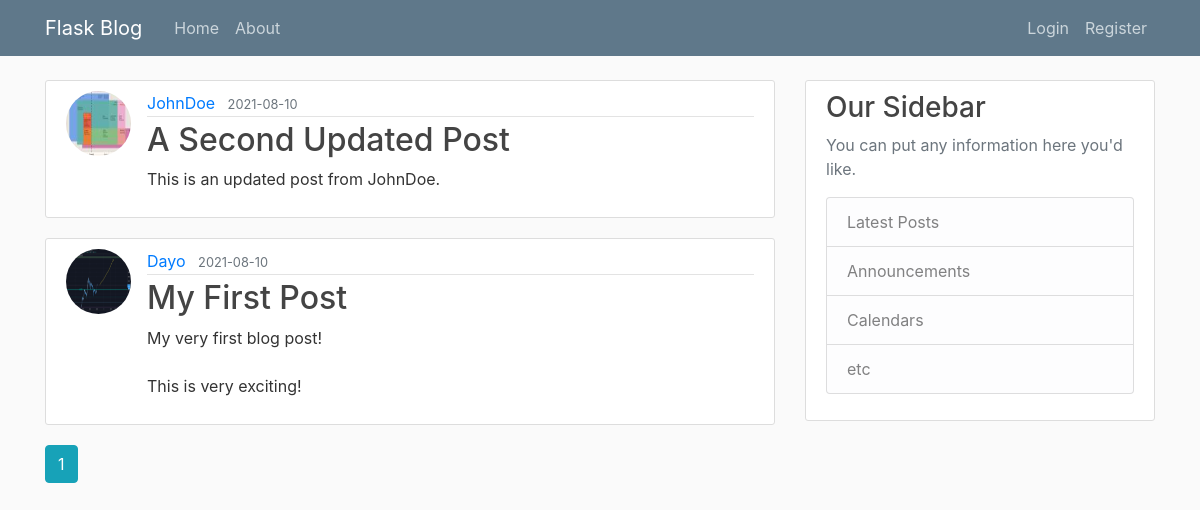
The app's page /home, older data.
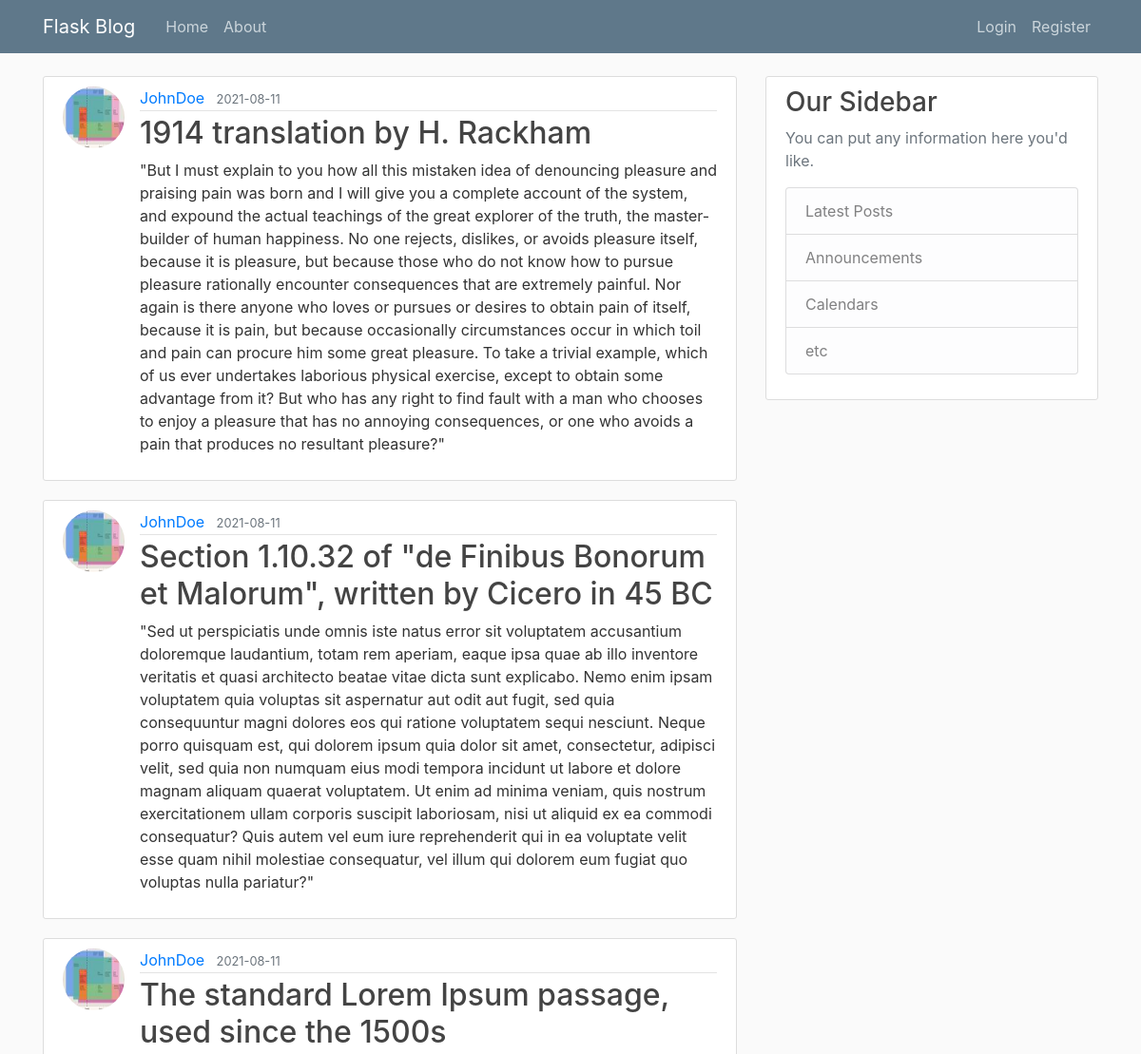
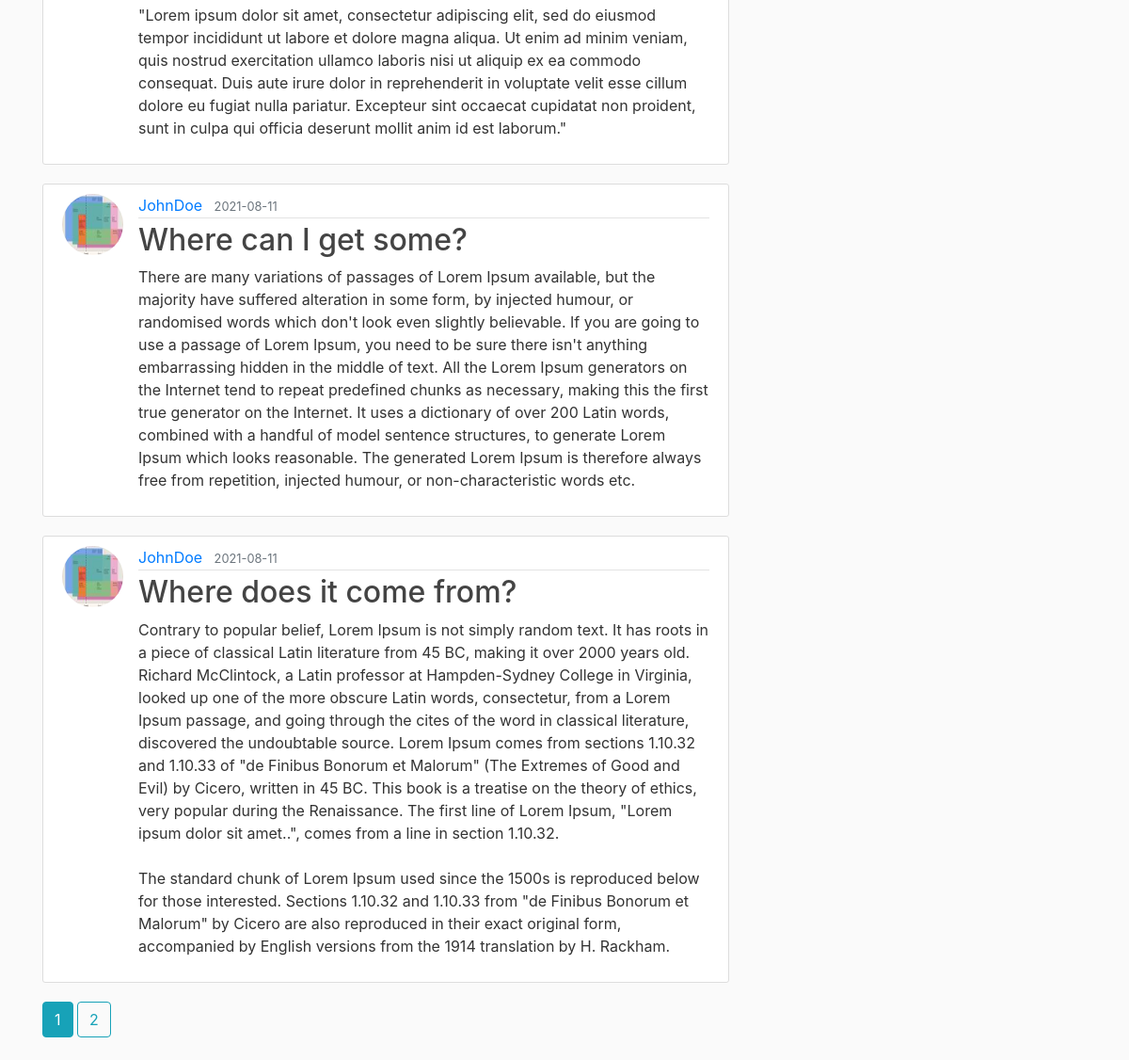
The same page, newer data (2 pictures, top to bottom).
### flaskblog/models.py (models this page shows, shortened)
class Post(db.Model):
    id = db.Column(db.Integer, primary_key=True)
    title = db.Column(db.String(100), nullable=False)
    date_posted = db.Column(db.DateTime, nullable=False, default=datetime.utcnow)
    content = db.Column(db.Text, nullable=False)
    user_id = db.Column(db.Integer, db.ForeignKey('user.id'), nullable=False)

class User(db.Model, UserMixin):
    id = db.Column(db.Integer, primary_key=True)
    username = db.Column(db.String(20), unique=True, nullable=False)
    email = db.Column(db.String(120), unique=True, nullable=False)
    image_file = db.Column(db.String(20), nullable=False, default='default.jpg')
    password = db.Column(db.String(60), nullable=False)
    posts = db.relationship('Post', backref='author', lazy=True)

### flaskblog/main/routes.py (the view)
@main.route("/")
@main.route("/home")
def home():
    page = request.args.get('page', 1, type=int)
    posts = Post.query.order_by(Post.date_posted.desc()).paginate(page=page, per_page=5)
    return render_template("home.html", posts=posts)

### flaskblog/templates/home.html
{% extends "layout.html" %}
{% block content %}
    {% for post in posts.items %}
    <article class="media content-section">
        <img class="rounded-circle article-img" src="{{ url_for('static', filename='profile_pics/' + post.author.image_file) }}">
        <div class="media-body">
            <div class="article-metadata">
                <a href="{{ url_for('users.user_posts', username=post.author.username) }}" class="mr-2">{{ post.author.username }}</a>
                <small class="text-muted">{{ post.date_posted.strftime('%Y-%m-%d') }}</small>
            </div>
            <h2><a href="{{ url_for('posts.post', post_id=post.id) }}" class="article-title">{{ post.title }}</a></h2>
            <p class="article-content">{{ post.content }}</p>
        </div>
    </article>
    {% endfor %}
    {% for page_num in posts.iter_pages(left_edge=1, right_edge=1, left_current=1, right_current=2) %}
        {% if page_num %}
            {% if posts.page == page_num %}
                <a class="btn btn-info mb-4" href="{{ url_for('main.home', page=page_num) }}">{{ page_num }}</a>
            {% else %}
                <a class="btn btn-outline-info mb-4" href="{{ url_for('main.home', page=page_num) }}">{{ page_num }}</a>
            {% endif %}
        {% else %}
            ...
        {% endif %}
    {% endfor %}
{% endblock %}

Row changes from the older to the newer data that the page shows:
no longer on this page (row unchanged): Post: image_file (picture), author.username "JohnDoe", date_posted "2021-08-10", title "A Second Updated Post", content "This is an updated post from JohnDoe."
no longer on this page (row unchanged): Post: image_file (picture), author.username "Dayo", date_posted "2021-08-10", title "My First Post", content "My very first blog post! This is very exciting!"
added Post: image_file (picture), author.username "JohnDoe", date_posted "2021-08-11", title "1914 translation by H. Rackham", content "\"But I must explain to you how all this mistaken idea of denouncing pleasure and praising pain was born and I will give you a complete account of the system, and expound the actual teachings of the great explorer of the truth, the master-builder of human happiness. No one rejects, dislikes, or avoids pleasure itself, because it is pleasure, but because those who do not know how to pursue pleasure rationally encounter consequences that are extremely painful. Nor again is there anyone who loves or pursues or desires to obtain pain of itself, because it is pain, but because occasionally circumstances occur in which toil and pain can procure him some great pleasure. To take a trivial example,…"
added Post: image_file (picture), author.username "JohnDoe", date_posted "2021-08-11", title "Section 1.10.32 of \"de Finibus Bonorum et Malorum\", written by Cicero in 45 BC", content "\"Sed ut perspiciatis unde omnis iste natus error sit voluptatem accusantium doloremque laudantium, totam rem aperiam, eaque ipsa quae ab illo inventore veritatis et quasi architecto beatae vitae dicta sunt explicabo. Nemo enim ipsam voluptatem quia voluptas sit aspernatur aut odit aut fugit, sed quia consequuntur magni dolores eos qui ratione voluptatem sequi nesciunt. Neque porro quisquam est, qui dolorem ipsum quia dolor sit amet, consectetur, adipisci velit, sed quia non numquam eius modi tempora incidunt ut labore et dolore magnam aliquam quaerat voluptatem. Ut enim ad minima veniam, quis nostrum exercitationem ullam corporis suscipit laboriosam, nisi ut aliquid ex ea commodi…"
added Post: image_file (picture), author.username "JohnDoe", date_posted "2021-08-11", title "The standard Lorem Ipsum passage, used since the 1500s", content "\"Lorem ipsum dolor sit amet, consectetur adipiscing elit, sed do eiusmod tempor incididunt ut labore et dolore magna aliqua. Ut enim ad minim veniam, quis nostrud exercitation ullamco laboris nisi ut aliquip ex ea commodo consequat. Duis aute irure dolor in reprehenderit in voluptate velit esse cillum dolore eu fugiat nulla pariatur. Excepteur sint occaecat cupidatat non proident, sunt in culpa qui officia deserunt mollit anim id est laborum.\""
added Post: image_file (picture), author.username "JohnDoe", date_posted "2021-08-11", title "Where can I get some?", content "There are many variations of passages of Lorem Ipsum available, but the majority have suffered alteration in some form, by injected humour, or randomised words which don't look even slightly believable. If you are going to use a passage of Lorem Ipsum, you need to be sure there isn't anything embarrassing hidden in the middle of text. All the Lorem Ipsum generators on the Internet tend to repeat predefined chunks as necessary, making this the first true generator on the Internet. It uses a dictionary of over 200 Latin words, combined with a handful of model sentence structures, to generate Lorem Ipsum which looks reasonable. The generated Lorem Ipsum is therefore always free from…"
added Post: image_file (picture), author.username "JohnDoe", date_posted "2021-08-11", title "Where does it come from?", content "Contrary to popular belief, Lorem Ipsum is not simply random text. It has roots in a piece of classical Latin literature from 45 BC, making it over 2000 years old. Richard McClintock, a Latin professor at Hampden-Sydney College in Virginia, looked up one of the more obscure Latin words, consectetur, from a Lorem Ipsum passage, and going through the cites of the word in classical literature, discovered the undoubtable source. Lorem Ipsum comes from sections 1.10.32 and 1.10.33 of \"de Finibus Bonorum et Malorum\" (The Extremes of Good and Evil) by Cicero, written in 45 BC. This book is a treatise on the theory of ethics, very popular during the Renaissance. The first line of Lorem Ipsum,…"
Text that changed along with them:
new list line: "2"
